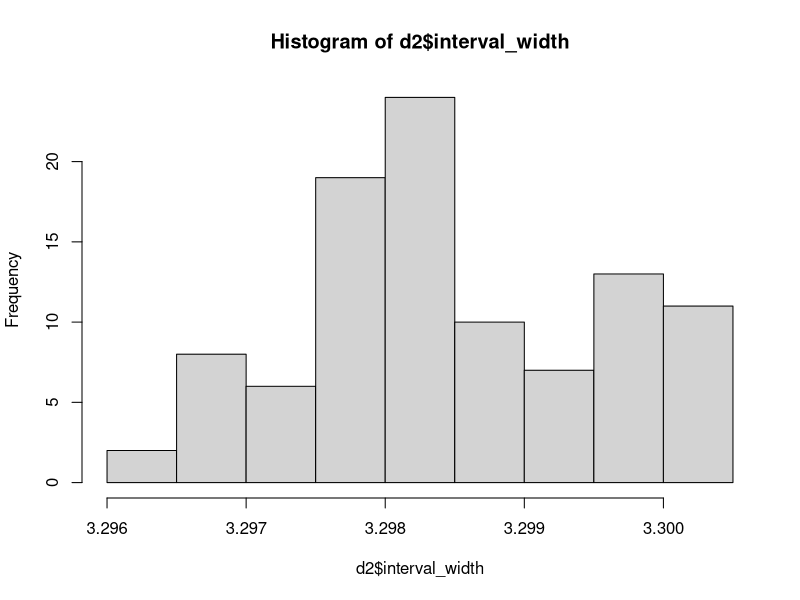
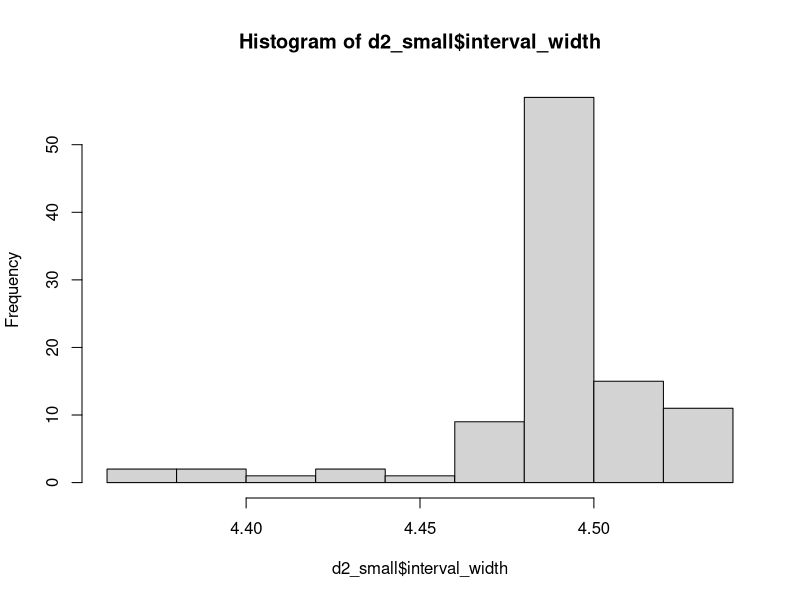
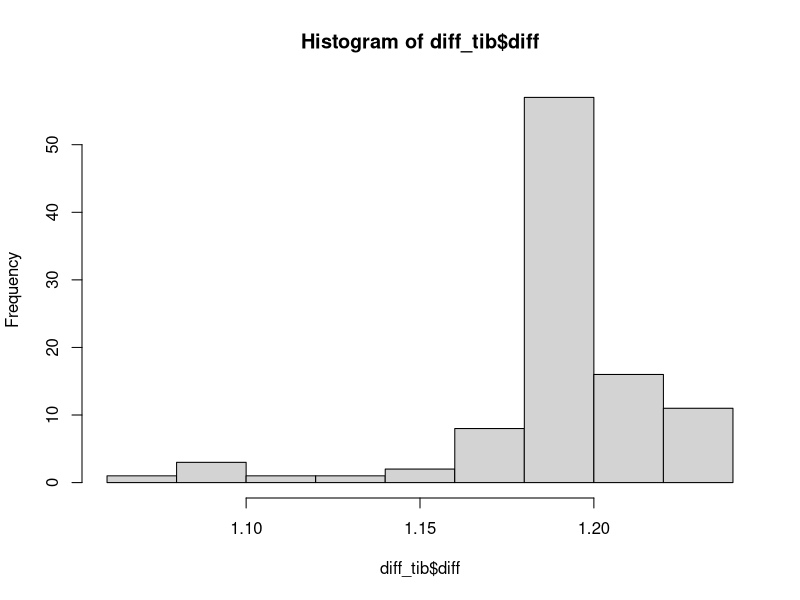

Write the R code that produced these figures, in order.
## ---- chunk 1
set.seed(2023-02-16)
#n_test <- 1000
n_test <- 100
n_training <- 10000
n <- n_test + n_training
x <- rnorm(n = n)
b <- 10
epsilon <- rnorm(n = n)
y <- x * b + epsilon
dat_all <- tibble::tibble(id = 1:n,
               x = x,
               y = y
               )
## ---- chunk 2
library(magrittr)
test_ids <- sample(x = dat_all$id, size = n_test)
dat_test <- dat_all %>%
              dplyr::filter(id %in% test_ids)
dat_training_pre <- dat_all %>%
                  dplyr::filter(!(id %in% test_ids))
## ---- chunk 3
n_folds <- 5
training_ids_shuffled <- sample(x = dat_training_pre$id, size = n_training)
folds <- cut(seq(1, n_training), breaks=n_folds, labels=FALSE)
dat_training <- tibble::tibble(id = training_ids_shuffled, fold = folds) %>%
                  dplyr::left_join(dat_training_pre, by = "id") %>%
                  dplyr::arrange(id)
## ---- chunk 4
predvals <- list()
lm_out_list <- list()
for (i in 1:n_folds){
  dd <- dat_training %>%
          dplyr::filter(fold != i)
  lm_out <- lm(y ~ x, data = dd)
  lm_out_list[[i]] <- lm_out
  te <- dat_training %>%
          dplyr::filter(fold == i)
  te_design <- cbind(1, te$x)
  predvals[[i]] <- te %>%
    dplyr::mutate(predicted = as.vector(te_design %*% lm_out$coefficients))  
}
pred <- predvals %>%
          dplyr::bind_rows() %>%
          dplyr::arrange(id) %>%
          dplyr::mutate(absolute_residual = abs(y - predicted))
## ---- chunk 5
alpha <- 0.1
# construct the five intervals for each test set subject
test_fitted <- list()
for (i in 1:n_folds){
    design_matrix <- cbind(1, dat_test$x)
    test_fitted[[i]] <- dat_test %>% 
                            dplyr::mutate(fitted = as.vector(design_matrix %*% lm_out_list[[i]]$coefficients))
}
## ---- chunk 6
qplus <- function(x, alpha = 0.1){
    n <- length(x)
    index <- ceiling((1 - alpha) * (n + 1))
    # order x in ascending order
    x_ordered <- sort(x)
    return(x_ordered[index])
}
tf_tib <- tibble::tibble(test_fitted[[1]]$fitted, test_fitted[[2]]$fitted, test_fitted[[3]]$fitted, test_fitted[[4]]$fitted, test_fitted[[5]]$fitted)


upper <- numeric(length = n_test)
lower <- numeric(length = n_test)
for (test_index in 1:n_test){
    indices <- pred$fold
    mu_hat <- tf_tib[test_index, indices] %>% as.numeric()
    rr <- pred$absolute_residual
    sum_vec <- mu_hat + rr 
    diff_vec <- mu_hat - rr
    upper[test_index] <- qplus(sum_vec, alpha)    
    lower[test_index] <- - qplus( - diff_vec, alpha) # note negative signs
}
d2 <- dat_test %>%
        dplyr::mutate(lower = lower, 
                      upper = upper, 
                      in_interval = (y <= upper & y >= lower),
                      interval_width = upper - lower
                      )
## ---- chunk 7
# summarise d2 contents
d2 %>%
    dplyr::summarise(coverage = mean(in_interval))
## ---- chunk 8
hist(d2$interval_width)
## ---- chunk 9
n_K <- 20

dat_tr_list <- list()
for (i in 1:n_folds){
    dtr <- dat_training %>%
        dplyr::filter(fold == i)
    ids_to_keep <- sample(dtr$id, size = n_K)
    dat_tr_list[[i]] <- dtr %>%
                            dplyr::filter(id %in% ids_to_keep)    
}
dat_tr <- dat_tr_list %>% dplyr::bind_rows()
## ---- chunk 10
predvals <- list()
lm_out_list <- list()
for (i in 1:n_folds){
  dd <- dat_tr %>%
          dplyr::filter(fold != i)
  lm_out <- lm(y ~ x, data = dd)
  lm_out_list[[i]] <- lm_out
  te <- dat_tr %>%
          dplyr::filter(fold == i)
  te_design <- cbind(1, te$x)
  predvals[[i]] <- te %>%
    dplyr::mutate(predicted = as.vector(te_design %*% lm_out$coefficients))  
}
pred <- predvals %>%
          dplyr::bind_rows() %>%
          dplyr::arrange(id) %>%
          dplyr::mutate(residual = y - predicted) %>%
          dplyr::mutate(absolute_residual = abs(residual))
# construct the five intervals for each test set subject
test_fitted <- list()
for (i in 1:n_folds){
    design_matrix <- cbind(1, dat_test$x)
    test_fitted[[i]] <- dat_test %>% 
                            dplyr::mutate(fitted = as.vector(design_matrix %*% lm_out_list[[i]]$coefficients))
}
tf_tib <- tibble::tibble(test_fitted[[1]]$fitted, 
                        test_fitted[[2]]$fitted, 
                        test_fitted[[3]]$fitted, 
                        test_fitted[[4]]$fitted, 
                        test_fitted[[5]]$fitted)

#calculate interval bounds
upper <- numeric(length = n_test)
lower <- numeric(length = n_test)
for (test_index in 1:n_test){
    indices <- pred$fold
    mu_hat <- tf_tib[test_index, indices] %>% as.numeric()
    rr <- pred$absolute_residual
    sum_vec <- mu_hat + rr 
    diff_vec <- mu_hat - rr
    upper[test_index] <- qplus(sum_vec, alpha = alpha)    
    lower[test_index] <- - qplus( - diff_vec, alpha)
}
d2_small <- dat_test %>%
        dplyr::mutate(lower = lower, 
                      upper = upper, 
                      in_interval = (y <= upper & y >= lower),
                      interval_width = upper - lower
                      )

## ---- chunk 11
# summarise d2 contents
d2_small %>%
    dplyr::summarise(coverage = mean(in_interval))
## ---- chunk 12
hist(d2_small$interval_width)
## ---- chunk 13
d2 <- d2 %>%
    dplyr::select(id, interval_width)
diff_tib <- d2_small %>%
                dplyr::select(id, interval_width) %>%
                dplyr::rename(interval_width_small = interval_width) %>%
                dplyr::left_join(d2, by = "id") %>%
                dplyr::mutate(diff = interval_width_small - interval_width)
hist(diff_tib$diff)
